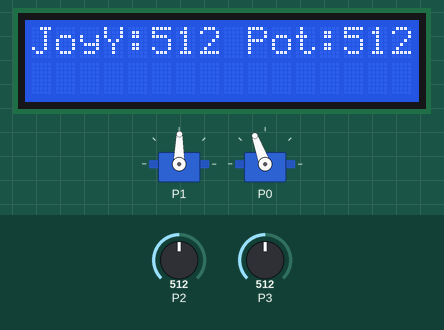
Simulated run of this program. Board: BBC micro:bit (MakeCode). Shown: 16×2 character LCD, 2 × servo. The inputs (shaded band) are chosen by the test bench; at power-on: P2 = 512, P3 = 512 (analog values on the 0–1023 scale).

Above: at 1.2 s.
1.3 s: P2 set to 710
At 2.3 s:
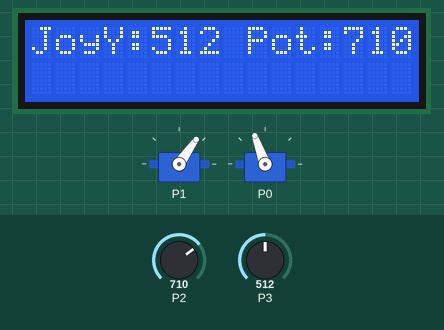
3.1 s: P3 set to 710
At 4.3 s:
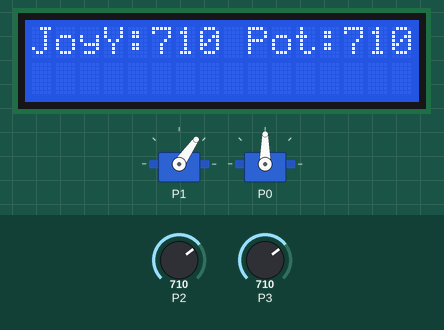
4.8 s: P2 set to 810
At 5.7 s:
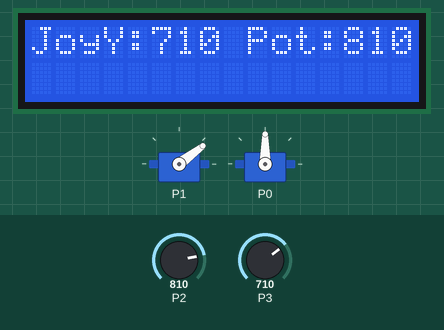
6.6 s: P3 set to 692
At 8.1 s:
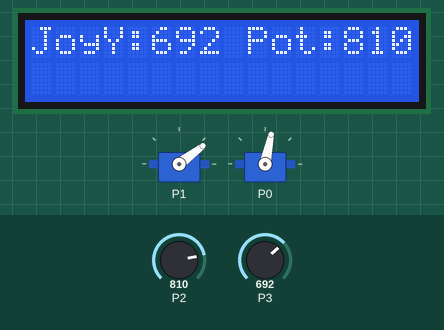
8.4 s: P2 set to 790
At 9.7 s:
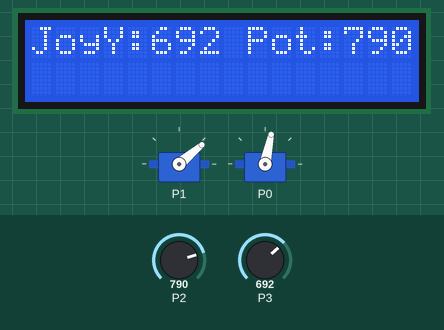
10.1 s: P3 set to 810
At 11.7 s:
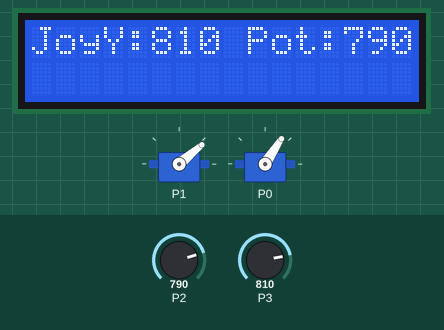
Timing chart, 0 to 13.2 s (numbered marks = the images above; inputs shaded):
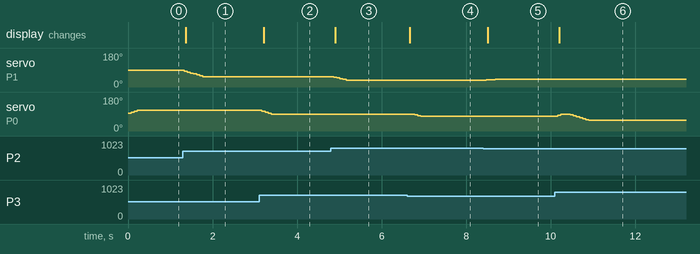

The program:

main.ts
```typescript
function moverSuave (actual: number, destino: number, paso: number) {
    if (Math.abs(destino - actual) <= paso) {
        return destino
    }
    return actual + Math.sign(destino - actual) * paso
}
let ejeFiltrado = 0
let anguloGrúaDeseado = 0
let promedioY = 0
let ejeY = 0
let anguloRotacionDeseado = 0
let promedioPot = 0
let valorPot = 0
let historialEjeY: number[] = []
let historialPot: number[] = []
let anguloGrúaActual = 90
let anguloRotacionActual = 90
let PASO = 5
let BUFFER = 5
makerbit.connectLcd(39)
basic.forever(function () {
    // --- Potenciómetro (P2) suavizado ---
    valorPot = pins.analogReadPin(AnalogPin.P2)
    historialPot.push(valorPot)
    if (historialPot.length > BUFFER) {
        historialPot.shift()
    }
    let sumaPot = historialPot.reduce((a: number, b: number) => a + b, 0)
promedioPot = Math.constrain(sumaPot / historialPot.length, 0, 1023)
    anguloRotacionDeseado = Math.map(promedioPot, 0, 1023, 180, 0)
    // --- Joystick eje Y (P3) suavizado ---
    ejeY = pins.analogReadPin(AnalogPin.P3)
    historialEjeY.push(ejeY)
    if (historialEjeY.length > BUFFER) {
        historialEjeY.shift()
    }
    let sumaY = historialEjeY.reduce((a: number, b: number) => a + b, 0)
promedioY = sumaY / historialEjeY.length
    anguloGrúaDeseado = 90
    if (promedioY <= 700 || promedioY >= 800) {
        ejeFiltrado = Math.constrain(promedioY, 400, 850)
        anguloGrúaDeseado = Math.map(ejeFiltrado, 400, 850, 130, 50)
    }
    // --- Movimiento suave ---
    anguloRotacionActual = moverSuave(anguloRotacionActual, anguloRotacionDeseado, PASO)
    anguloGrúaActual = moverSuave(anguloGrúaActual, anguloGrúaDeseado, PASO)
    // --- Enviar a servos ---
    // Rotación
    pins.servoWritePin(AnalogPin.P1, anguloRotacionActual)
    // Brazo
    pins.servoWritePin(AnalogPin.P0, anguloGrúaActual)
    // --- Mostrar en LCD ---
    makerbit.showStringOnLcd1602("JoyY:" + ejeY + " Pot:" + valorPot, makerbit.position1602(LcdPosition1602.Pos1), 32)
    basic.pause(15)
})
```

test.ts
```typescript
// aquí va el archivo "tests"; esto no se compilará cuando este paquete se utilice como una extensión.
```

Measured:
- the behaviour switches between 701 and 700 on P3 (found by bisection; images 3 and 4)
- after the input at 1.3 s, servo on P1: moves from 89° to 55° over 0.44 s, starting at once; the display: changes after 0.06 s (image 1)
- after the input at 3.1 s, servo on P0: 110° → 105° after 0.07 s, → 100° 0.07 s later, → 95° 0.07 s later, → 90° 0.07 s later; the display: changes after 0.11 s (image 2)
- after the input at 4.8 s, servo on P1: moves from 55° to 37° over 0.29 s, starting after 0.06 s; the display: changes after 0.10 s (image 3)
- after the input at 6.6 s, servo on P0: 90° → 85° after 0.18 s, → 80° 0.07 s later, → 78° 0.07 s later; the display: changes after 0.07 s (image 4)
- after the input at 8.4 s, servo on P1: 37° → 38° after 0.07 s, → 39° 0.15 s later, → 40° 0.07 s later; the display: changes after 0.11 s (image 5)
- after the input at 10.1 s, servo on P0: rises from 78° to 90° in 0.15 s, then falls to 57° in 0.59 s; the display: changes after 0.10 s (image 6)
